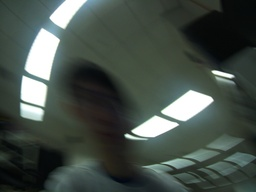
#> input picture DSP/stabalizing/blind deconv/hao-06 resize.jpg, 256 x 192 px, shrunk from 1014 x 760 before the run
$ python main.py
#> lines starting #> are read from the running program, lines starting #| are printed output that depends on the picture; after the words box and inside, x2 and y2 are one past the last pixel; in counts of white or black regions, pixels touching at a corner belong together
import numpy as np
import cv2
import matplotlib.pyplot as plt
from scipy.signal import fftconvolve


def richardson_lucy_blind(image, psf, num_iter=50):
    """
    Perform blind deconvolution using the Richardson-Lucy method.

    Parameters:
        image (numpy.ndarray): The blurred input image.
        psf (numpy.ndarray): Initial guess of the Point Spread Function (PSF).
        num_iter (int): Number of iterations for the deconvolution.

    Returns:
        numpy.ndarray: The restored image.
    """
#> called with num_iter = 60
    # Initialize the output image
    im_deconv = np.full(image.shape, 0.1, dtype='float')  # Start with small positive values

    for i in range(num_iter):
        print(i)
        # Mirror the PSF for convolution
        psf_mirror = np.flip(psf)

        # Perform Richardson-Lucy deconvolution
        conv = fftconvolve(im_deconv, psf, mode='same')
        relative_blur = image / (conv + 1e-8)  # Avoid division by zero
        im_deconv *= fftconvolve(relative_blur, psf_mirror, mode='same')

        # Update PSF based on the image
        im_deconv_mirror = np.flip(im_deconv)
        psf *= fftconvolve(relative_blur, im_deconv_mirror, mode='same')
        psf /= psf.sum()  # Normalize the PSF
#> this loop made 60 passes
#> pass 1, in richardson_lucy_blind, `psf_mirror = np.flip(psf)`:
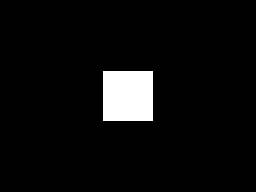
#> psf_mirror: shape (192, 256) float64; values 0 (black) and 0.0004 (white), 5.1% white; 1 white region, box (x1, y1, x2, y2) and area: (103, 71, 153, 121) 2500
#> pass 1, in richardson_lucy_blind, `conv = fftconvolve(im_deconv, psf, mode='same')`:
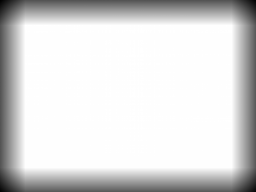
#> conv: shape (192, 256) float64; min 0.025, max 0.1, mean 0.0889; drawn with min black and max white
#> pass 1, in richardson_lucy_blind, `relative_blur = image / (conv + 1e-8)`:
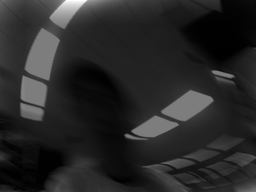
#> relative_blur: shape (192, 256) float64; min 0.235, max 20, mean 3.38; drawn with min black and max white
#> pass 1, in richardson_lucy_blind, `im_deconv *= fftconvolve(relative_blur, psf_mirror, mode='same')`:
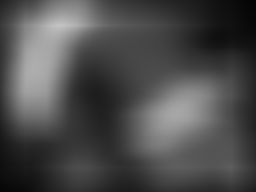
#> im_deconv: shape (192, 256) float64; min 0.018, max 0.766, mean 0.299
#> after the loop:
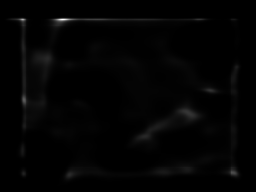
#> im_deconv: shape (192, 256) float64; min 1.49e-30, max 21.62, mean 0.3; drawn with min black and max white
#> after the loop:
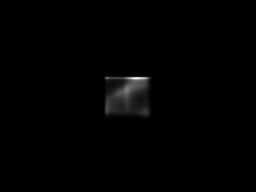
#> psf: shape (192, 256) float64; min 0, max 0.00282, mean 2.03e-05; drawn with min black and max white
#> after the loop:
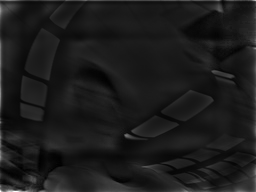
#> relative_blur: shape (192, 256) float64; min 0.188, max 8.08, mean 1.05; drawn with min black and max white

    return psf, im_deconv


def estimate_initial_psf(shape, size=10):
    """
    Estimate an initial PSF for blind deconvolution.

    Parameters:
        shape (tuple): Shape of the PSF (should match the image).
        size (int): Size of the initial PSF (smaller is better for motion blur).

    Returns:
        numpy.ndarray: Initial estimate of the PSF.
    """
    psf = np.zeros(shape)
    center = (shape[0] // 2, shape[1] // 2)
    #psf[center[0], center[1] - size // 2:center[1] + size // 2] = 1
    psf[center[0] - size // 2:center[0] + size // 2, center[1] - size // 2:center[1] + size // 2] = 1
    '''
    psf[center[0] - 2:center[0] + 3, center[1] - 2:center[1] + 3] = np.array([
            [1, 4, 6, 4, 1],
            [4, 16, 24, 16, 4],
            [6, 24, 36, 24, 6],
            [4, 16, 24, 16, 4],
            [1, 4, 6, 4, 1]
        ])
    '''
    psf /= psf.sum()  # Normalize
    return psf


def main():
    # Load and preprocess the image
    image_path = "hao-06 resize.jpg"  # Replace with the path to your blurry image
    image = cv2.imread(image_path, cv2.IMREAD_GRAYSCALE)
    image = image / 255.0  # Normalize to [0, 1]

    # Estimate an initial PSF
    initial_psf = estimate_initial_psf(image.shape, size=50)

    # Perform blind deconvolution
    psf, restored_image = richardson_lucy_blind(image, initial_psf.copy(), num_iter=60)

    # Display results
    plt.figure(figsize=(18, 6))
    plt.subplot(1, 4, 1)
    plt.title("Original Blurred Image")
    plt.imshow(image, cmap="gray")
    plt.axis("off")

    plt.subplot(1, 4, 2)
    plt.title("Init PSF")
    plt.imshow(initial_psf, cmap="gray")
    plt.axis("off")

    plt.subplot(1, 4, 3)
    plt.title("PSF")
    plt.imshow(psf, cmap="gray")
    plt.axis("off")

    plt.subplot(1, 4, 4)
    plt.title("Restored Image")
    plt.imshow(restored_image, cmap="gray")
    plt.axis("off")

    plt.tight_layout()
    plt.show()


if __name__ == "__main__":
    main()

$ run again, with DSP/stabalizing/blind deconv/hao-01 resize.jpg copied over DSP/stabalizing/blind deconv/hao-06 resize.jpg
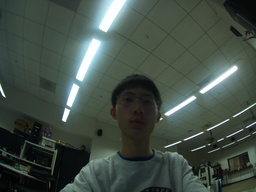
#> input picture DSP/stabalizing/blind deconv/hao-01 resize.jpg, 256 x 192 px, shrunk from 1014 x 760 before the run
#> after the loop in richardson_lucy_blind, `for i in range(num_iter):`:
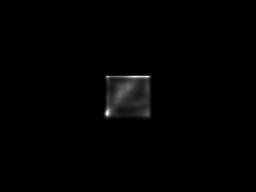
#> psf: shape (192, 256) float64; min 0, max 0.00237, mean 2.03e-05; drawn with min black and max white
#> after the loop in richardson_lucy_blind, `for i in range(num_iter):`:
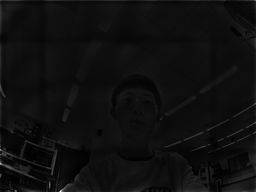
#> relative_blur: shape (192, 256) float64; min 0, max 16.98, mean 1.04; drawn with min black and max white
